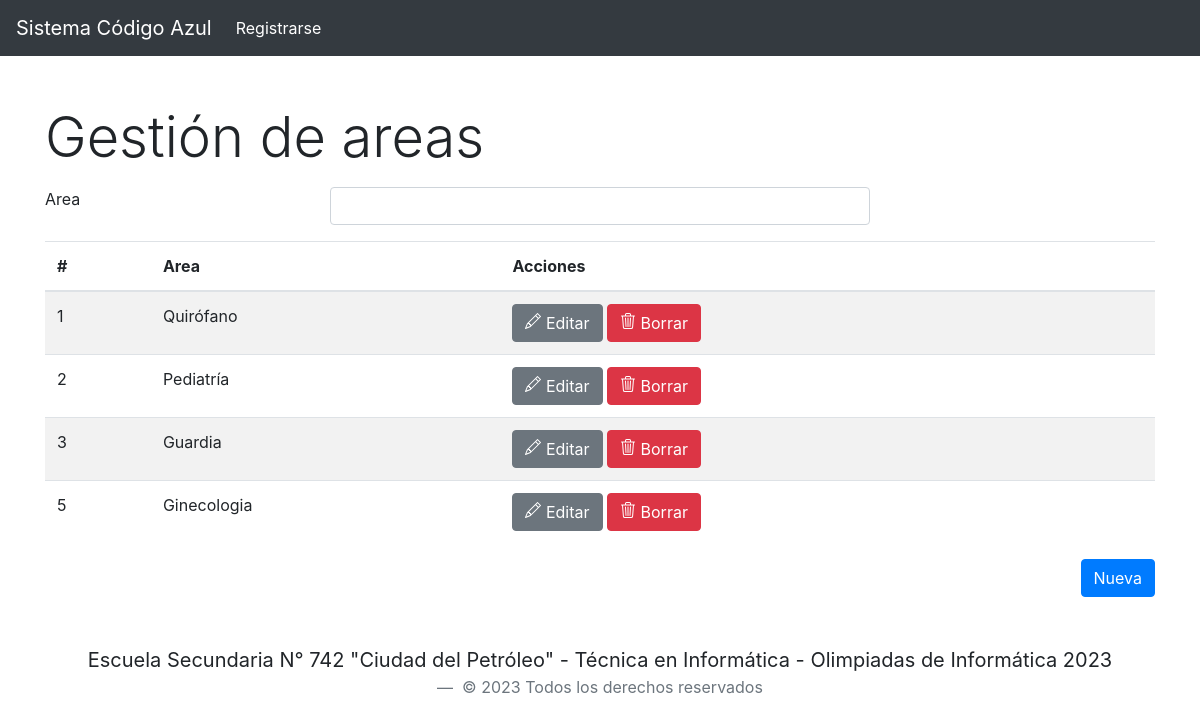
The app's page /vista_areas.php with its own data.
### tables this page shows
CREATE TABLE IF NOT EXISTS `area` (
  `id_area` int NOT NULL AUTO_INCREMENT,
  `nombre_area` varchar(20) NOT NULL,
  PRIMARY KEY (`id_area`)
);

### bd_codigo_azul.php (called while the page is built, shortened)
<?php
class bd_codigo_azul {
	private $servidor;
	private $usr;
	private $contrasenia;
	private $bd;
	private $consulta;
	private $enlace;
	function __construct() {
		$this->servidor= "localhost";
		$this->usr= "root";
		$this->contrasenia= "";
		$this->bd= "bd_codigo_azul";
	}
	public function conectar () {
		if ($this->enlace=mysqli_connect($this->servidor, $this->usr, $this->contrasenia)) {
			if (mysqli_select_db($this->enlace, $this->bd)) {
				return true;
			} else {
				echo "No se ha podido conectar a la base de datos";
			}
		} else {
			echo "No se ha podido conectar con la base de datos";
		}
	}
	public function consultar($query) {
		$sql= $this->consulta= mysqli_query($this->enlace, $query);
		return $sql;
	}
	public function obtenerConsulta() {
		$this->resultado = mysqli_fetch_object($this->consulta);
		return $this->resultado;
	}
}
?>

### area.class.php (called while the page is built, shortened)
<?php
include_once ("bd_codigo_azul.php");
class Area {
	private $nombre;
    private $id;
	public function getNombre(){
		return $this->nombre;
	}
	public function setNombre($nombre){
		$this->nombre=$nombre;
	}
    public function getId(){
		return $this->id;
	}
	public function setId($id){
		$this->id=$id;
	}
    public function get_areas() {
        $this->conexion = new bd_codigo_azul();
        $resultado = $this->conexion->consultar("SELECT * FROM `area` WHERE id_area IS NOT null");
        $areas = array();
        while ($registro = $this->conexion->obtenerConsulta()){
                $area=new area($registro->nombre_area);
                $area->setId($registro->id_area);
                $areas[]=$area;
		}
        return $areas;
    }
}
?>

### procesa_area.php (the view)
<?php
include_once('area.class.php');
function recargarTbody()
{
    $area = new Area("");
    $areas = $area->get_areas();
    if (count($areas) == 0) {
        echo '<td class="text-danger" colspan=3>No existen áreas creadas</td>';
    } else {
        foreach ($areas as $a) {
            echo '<tr>
            <td scope="row">' . $a->getId() . '</td>
            <td>' . $a->getNombre() . '</td>
            <td>
                <a class="btn btn-secondary" href="formularioArea.php?id_area=' . $a->getId() . '" role="button" >
                    <svg xmlns="http://www.w3.org/2000/svg" width="16" height="16" fill="currentColor" class="bi bi-pencil" viewBox="0 0 16 16">
                    <path d="M12.146.146a.5.5 0 0 1 .708 0l3 3a.5.5 0 0 1 0 .708l-10 10a.5.5 0 0 1-.168.11l-5 2a.5.5 0 0 1-.65-.65l2-5a.5.5 0 0 1 .11-.168l10-10zM11.207 2.5 13.5 4.793 14.793 3.5 12.5 1.207 11.207 2.5zm1.586 3L10.5 3.207 4 9.707V10h.5a.5.5 0 0 1 .5.5v.5h.5a.5.5 0 0 1 .5.5v.5h.293l6.5-6.5zm-9.761 5.175-.106.106-1.528 3.821 3.821-1.528.106-.106A.5.5 0 0 1 5 12.5V12h-.5a.5.5 0 0 1-.5-.5V11h-.5a.5.5 0 0 1-.468-.325z"/>
                    </svg>
                Editar</a>
                <button class="btn btn-danger" href="#" data-id="baja" value="' . $a->getId() . '" onclick="bajaArea(this);">
                    <svg xmlns="http://www.w3.org/2000/svg" width="16" height="16" fill="currentColor" class="bi bi-trash3" viewBox="0 0 16 16">
                    <path d="M6.5 1h3a.5.5 0 0 1 .5.5v1H6v-1a.5.5 0 0 1 .5-.5ZM11 2.5v-1A1.5 1.5 0 0 0 9.5 0h-3A1.5 1.5 0 0 0 5 1.5v1H2.506a.58.58 0 0 0-.01 0H1.5a.5.5 0 0 0 0 1h.538l.853 10.66A2 2 0 0 0 4.885 16h6.23a2 2 0 0 0 1.994-1.84l.853-10.66h.538a.5.5 0 0 0 0-1h-.995a.59.59 0 0 0-.01 0H11Zm1.958 1-.846 10.58a1 1 0 0 1-.997.92h-6.23a1 1 0 0 1-.997-.92L3.042 3.5h9.916Zm-7.487 1a.5.5 0 0 1 .528.47l.5 8.5a.5.5 0 0 1-.998.06L5 5.03a.5.5 0 0 1 .47-.53Zm5.058 0a.5.5 0 0 1 .47.53l-.5 8.5a.5.5 0 1 1-.998-.06l.5-8.5a.5.5 0 0 1 .528-.47ZM8 4.5a.5.5 0 0 1 .5.5v8.5a.5.5 0 0 1-1 0V5a.5.5 0 0 1 .5-.5Z"/>
                    </svg>
                Borrar</button>
            </td>
        </tr>';
        }
    }
}
$nom_area = "";
if (isset($_POST['opcion'])) {
    $opcion = $_POST['opcion'];
    if (isset($_POST['nombreArea'])) {
        $nom_area = $_POST['nombreArea'];
        $area = new Area($nom_area);
        switch ($opcion) {
            case '1':
                $area->alta();
                break;
            case '2':
                if (isset($_POST['id_area'])) {
                    $area->modificacion($_POST['id_area']);
                }
                break;
            default:
            recargarTbody();
                break;
        }
        header("Location: vista_areas.php");
    }
} else if (isset($_GET["id_area"])) {
    $area = new Area($nom_area);
    $area->setId($_GET["id_area"]);
    $area->baja();
    recargarTbody();
}
else{
    recargarTbody();
}

### records on screen
area: id_area "1", nombre_area "Quirófano"
area: id_area "2", nombre_area "Pediatría"
area: id_area "3", nombre_area "Guardia"
area: id_area "5", nombre_area "Ginecologia"
